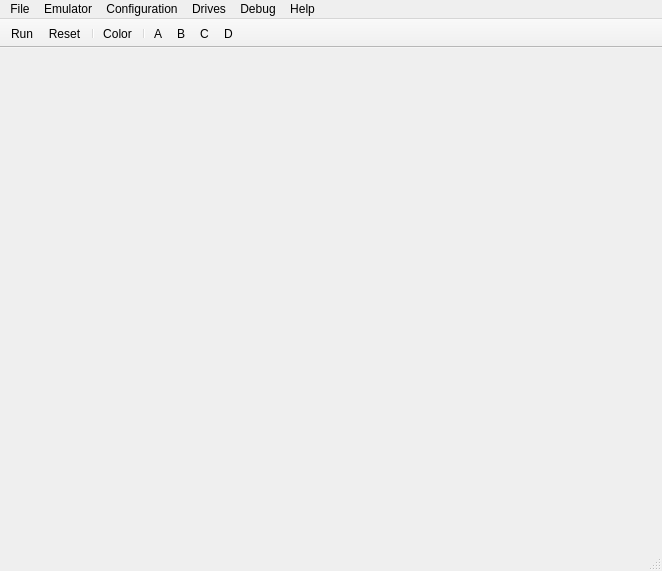
<?xml version="1.0" encoding="UTF-8"?>
<ui version="4.0">
 <class>MainWindow</class>
 <widget class="QMainWindow" name="MainWindow">
  <property name="geometry">
   <rect>
    <x>0</x>
    <y>0</y>
    <width>662</width>
    <height>571</height>
   </rect>
  </property>
  <property name="windowTitle">
   <string>MainWindow</string>
  </property>
  <widget class="QWidget" name="centralWidget"/>
  <widget class="QMenuBar" name="menuBar">
   <property name="geometry">
    <rect>
     <x>0</x>
     <y>0</y>
     <width>662</width>
     <height>21</height>
    </rect>
   </property>
   <widget class="QMenu" name="menuFile">
    <property name="title">
     <string>File</string>
    </property>
    <addaction name="actionFileLoadBin"/>
    <addaction name="separator"/>
    <addaction name="actionFileScreenshot"/>
    <addaction name="separator"/>
    <addaction name="actionFileExit"/>
   </widget>
   <widget class="QMenu" name="menuEmulator">
    <property name="title">
     <string>Emulator</string>
    </property>
    <addaction name="actionEmulatorRun"/>
    <addaction name="actionEmulatorReset"/>
    <addaction name="separator"/>
    <addaction name="actionEmulatorColorScreen"/>
   </widget>
   <widget class="QMenu" name="menuDrives">
    <property name="enabled">
     <bool>true</bool>
    </property>
    <property name="title">
     <string>Drives</string>
    </property>
    <addaction name="actionDrivesFloppy0"/>
    <addaction name="actionDrivesFloppy1"/>
    <addaction name="actionDrivesFloppy2"/>
    <addaction name="actionDrivesFloppy3"/>
   </widget>
   <widget class="QMenu" name="menuHelp">
    <property name="title">
     <string>Help</string>
    </property>
    <addaction name="actionHelpAbout"/>
    <addaction name="actionHelpAboutQt"/>
   </widget>
   <widget class="QMenu" name="menuConfiguration">
    <property name="title">
     <string>Configuration</string>
    </property>
    <addaction name="actionConfBK10Basic"/>
    <addaction name="actionConfBK10Focal"/>
    <addaction name="actionConfBK10Fdd"/>
    <addaction name="actionConfBK11"/>
    <addaction name="actionConfBK11Fdd"/>
   </widget>
   <widget class="QMenu" name="menuDebug">
    <property name="title">
     <string>Debug</string>
    </property>
    <addaction name="actionDebugConsoleView"/>
    <addaction name="separator"/>
    <addaction name="actionDebugDebugView"/>
    <addaction name="actionDebugDisasmView"/>
    <addaction name="actionDebugMemoryView"/>
    <addaction name="actionDebugTeletypeView"/>
    <addaction name="separator"/>
    <addaction name="actionDebugStepInto"/>
    <addaction name="actionDebugStepOver"/>
   </widget>
   <addaction name="menuFile"/>
   <addaction name="menuEmulator"/>
   <addaction name="menuConfiguration"/>
   <addaction name="menuDrives"/>
   <addaction name="menuDebug"/>
   <addaction name="menuHelp"/>
  </widget>
  <widget class="QToolBar" name="mainToolBar">
   <property name="movable">
    <bool>false</bool>
   </property>
   <property name="allowedAreas">
    <set>Qt::TopToolBarArea</set>
   </property>
   <property name="iconSize">
    <size>
     <width>16</width>
     <height>16</height>
    </size>
   </property>
   <property name="toolButtonStyle">
    <enum>Qt::ToolButtonTextBesideIcon</enum>
   </property>
   <property name="floatable">
    <bool>false</bool>
   </property>
   <attribute name="toolBarArea">
    <enum>TopToolBarArea</enum>
   </attribute>
   <attribute name="toolBarBreak">
    <bool>false</bool>
   </attribute>
   <addaction name="actionEmulatorRun"/>
   <addaction name="actionEmulatorReset"/>
   <addaction name="separator"/>
   <addaction name="actionEmulatorColorScreen"/>
   <addaction name="separator"/>
   <addaction name="actionDrivesFloppy0"/>
   <addaction name="actionDrivesFloppy1"/>
   <addaction name="actionDrivesFloppy2"/>
   <addaction name="actionDrivesFloppy3"/>
  </widget>
  <widget class="QStatusBar" name="statusBar"/>
  <action name="actionFileExit">
   <property name="text">
    <string>Exit</string>
   </property>
  </action>
  <action name="actionEmulatorRun">
   <property name="checkable">
    <bool>true</bool>
   </property>
   <property name="icon">
    <iconset resource="QtBkBtl.qrc">
     <normaloff>:/images/iconRun.png</normaloff>:/images/iconRun.png</iconset>
   </property>
   <property name="text">
    <string>Run</string>
   </property>
   <property name="shortcut">
    <string>F9</string>
   </property>
  </action>
  <action name="actionEmulatorReset">
   <property name="icon">
    <iconset resource="QtBkBtl.qrc">
     <normaloff>:/images/iconReset.png</normaloff>:/images/iconReset.png</iconset>
   </property>
   <property name="text">
    <string>Reset</string>
   </property>
  </action>
  <action name="actionHelpAboutQt">
   <property name="text">
    <string>About Qt</string>
   </property>
  </action>
  <action name="actionDrivesFloppy0">
   <property name="checkable">
    <bool>false</bool>
   </property>
   <property name="icon">
    <iconset resource="QtBkBtl.qrc">
     <normaloff>:/images/iconFloppySlot.png</normaloff>
     <normalon>:/images/iconFloppy.png</normalon>:/images/iconFloppySlot.png</iconset>
   </property>
   <property name="text">
    <string>Floppy A:</string>
   </property>
   <property name="iconText">
    <string>A</string>
   </property>
  </action>
  <action name="actionDrivesFloppy1">
   <property name="checkable">
    <bool>false</bool>
   </property>
   <property name="icon">
    <iconset resource="QtBkBtl.qrc">
     <normaloff>:/images/iconFloppySlot.png</normaloff>
     <normalon>:/images/iconFloppy.png</normalon>:/images/iconFloppySlot.png</iconset>
   </property>
   <property name="text">
    <string>Floppy B:</string>
   </property>
   <property name="iconText">
    <string>B</string>
   </property>
  </action>
  <action name="actionDrivesFloppy2">
   <property name="checkable">
    <bool>false</bool>
   </property>
   <property name="icon">
    <iconset resource="QtBkBtl.qrc">
     <normaloff>:/images/iconFloppySlot.png</normaloff>
     <normalon>:/images/iconFloppy.png</normalon>:/images/iconFloppySlot.png</iconset>
   </property>
   <property name="text">
    <string>Floppy C:</string>
   </property>
   <property name="iconText">
    <string>C</string>
   </property>
  </action>
  <action name="actionDrivesFloppy3">
   <property name="checkable">
    <bool>false</bool>
   </property>
   <property name="icon">
    <iconset resource="QtBkBtl.qrc">
     <normaloff>:/images/iconFloppySlot.png</normaloff>
     <normalon>:/images/iconFloppy.png</normalon>:/images/iconFloppySlot.png</iconset>
   </property>
   <property name="text">
    <string>Floppy D:</string>
   </property>
   <property name="iconText">
    <string>D</string>
   </property>
  </action>
  <action name="actionFileScreenshot">
   <property name="text">
    <string>Screenshot</string>
   </property>
  </action>
  <action name="actionConfBK10Basic">
   <property name="checkable">
    <bool>true</bool>
   </property>
   <property name="text">
    <string>BK 0010.01 BASIC</string>
   </property>
  </action>
  <action name="actionConfBK10Focal">
   <property name="checkable">
    <bool>true</bool>
   </property>
   <property name="text">
    <string>BK 0010.01 FOCAL</string>
   </property>
  </action>
  <action name="actionConfBK10Fdd">
   <property name="checkable">
    <bool>true</bool>
   </property>
   <property name="text">
    <string>BK 0010.01 FDD</string>
   </property>
  </action>
  <action name="actionConfBK11">
   <property name="checkable">
    <bool>true</bool>
   </property>
   <property name="text">
    <string>BK 0011M</string>
   </property>
  </action>
  <action name="actionConfBK11Fdd">
   <property name="checkable">
    <bool>true</bool>
   </property>
   <property name="text">
    <string>BK 0011M FDD</string>
   </property>
  </action>
  <action name="actionEmulatorColorScreen">
   <property name="text">
    <string>Color Screen</string>
   </property>
   <property name="iconText">
    <string>Color</string>
   </property>
  </action>
  <action name="actionFileLoadBin">
   <property name="text">
    <string>Load BIN</string>
   </property>
  </action>
  <action name="actionDebugDebugView">
   <property name="checkable">
    <bool>true</bool>
   </property>
   <property name="text">
    <string>Processor View</string>
   </property>
  </action>
  <action name="actionDebugDisasmView">
   <property name="checkable">
    <bool>true</bool>
   </property>
   <property name="text">
    <string>Disasm View</string>
   </property>
  </action>
  <action name="actionDebugMemoryView">
   <property name="checkable">
    <bool>true</bool>
   </property>
   <property name="text">
    <string>Memory View</string>
   </property>
  </action>
  <action name="actionDebugConsoleView">
   <property name="checkable">
    <bool>true</bool>
   </property>
   <property name="text">
    <string>Debug Views</string>
   </property>
  </action>
  <action name="actionDebugStepInto">
   <property name="text">
    <string>Step Into</string>
   </property>
   <property name="shortcut">
    <string>F11</string>
   </property>
  </action>
  <action name="actionDebugStepOver">
   <property name="text">
    <string>Step Over</string>
   </property>
   <property name="shortcut">
    <string>F10</string>
   </property>
  </action>
  <action name="actionDebugTeletypeView">
   <property name="checkable">
    <bool>true</bool>
   </property>
   <property name="text">
    <string>Teletype View</string>
   </property>
  </action>
  <action name="actionHelpAbout">
   <property name="text">
    <string>About</string>
   </property>
  </action>
 </widget>
 <layoutdefault spacing="6" margin="11"/>
 <resources>
  <include location="QtBkBtl.qrc"/>
 </resources>
 <connections/>
</ui>
